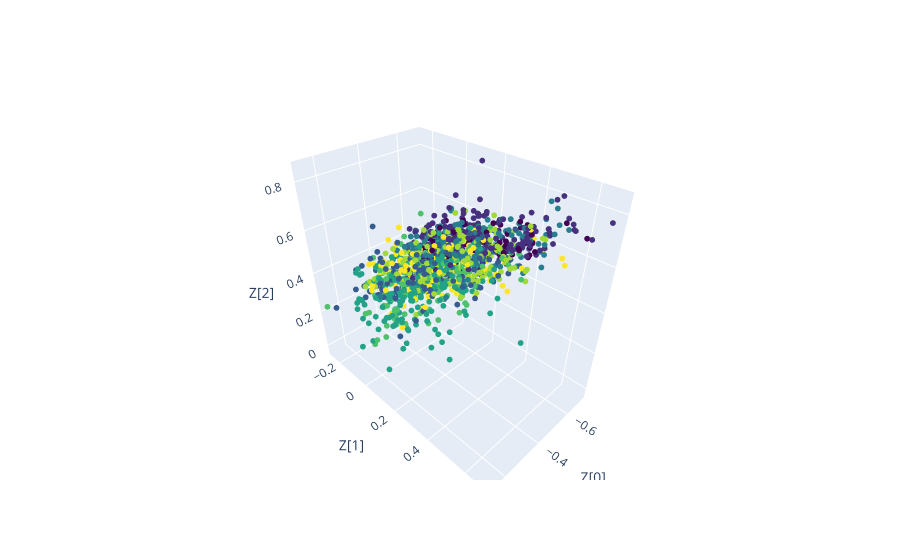

Write notebook code for a chart like this one.
### Code cell
import plotly.graph_objects as go

def plot_label_clusters(vae, data, labels):
    # Compute the 3D latent representations
    z_mean, _, _ = vae.encoder.predict(data, verbose=0)
    
    # Create a 3D scatter plot
    fig = go.Figure(data=[go.Scatter3d(
        x=z_mean[:, 0],
        y=z_mean[:, 1],
        z=z_mean[:, 2],
        mode='markers',
        marker=dict(
            size=2,
            color=labels,
            colorscale='Viridis'
        )
    )])
    
    # Update layout
    fig.update_layout(scene=dict(
        xaxis_title='Z[0]',
        yaxis_title='Z[1]',
        zaxis_title='Z[2]'
    ))
    
    # Show plot
    fig.show()

# Call the function with your VAE model and data
plot_label_clusters(vae_mfcc, mfccs, y_labels)

### Figure 1 — Plotly figure (JSON) as saved in the notebook; plotly's stock layout.template omitted (floating-point values rounded to 4 significant figures; data arrays with more than 128 entries replaced by an {"elided": "..."} marker saying what was removed)
{"data": [{"marker": {"color": {"elided": "1440 int values"}, "colorscale": [[0, "#440154"], [0.1111, "#482878"], [0.2222, "#3e4989"], [0.3333, "#31688e"], [0.4444, "#26828e"], [0.5556, "#1f9e89"], [0.6667, "#35b779"], [0.7778, "#6ece58"], [0.8889, "#b5de2b"], [1, "#fde725"]], "size": 2}, "mode": "markers", "type": "scatter3d", "x": {"elided": "1440 float values"}, "y": {"elided": "1440 float values"}, "z": {"elided": "1440 float values"}}], "layout": {"scene": {"xaxis": {"title": {"text": "Z[0]"}}, "yaxis": {"title": {"text": "Z[1]"}}, "zaxis": {"title": {"text": "Z[2]"}}}}}
